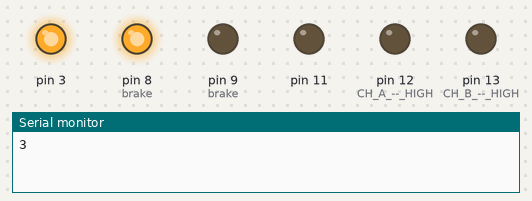
The sketch below on a simulated Arduino Uno, built with avr-gcc and run on an emulated ATmega328P. Parts: output pins drawn as LEDs (lit = HIGH), the last lines printed to the serial monitor.

Above: at 0.05 s.
At 1.55 s:
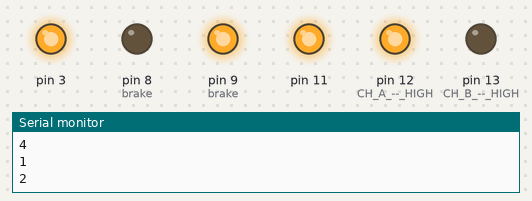
At 3.05 s:
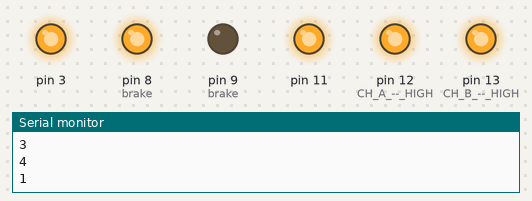
At 5.9 s:
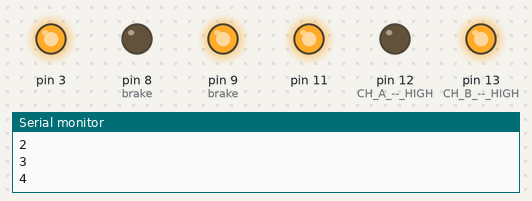
At 9.35 s:
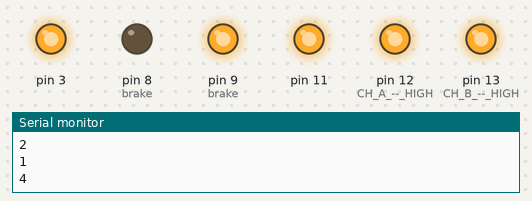
At 12.9 s:
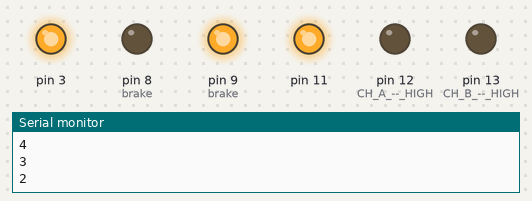
Timing chart, 0 to 16.1 s (numbered marks = the images above):
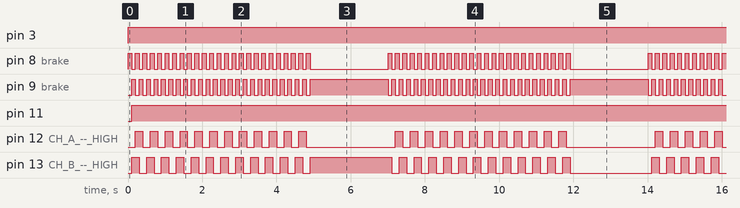

The sketch:

basic_stepper_drive.ino
```cpp
int delaylegnth = 100;
int pulso = 2;

void setup() {
  //establish motor direction toggle pins
  pinMode(12, OUTPUT); //CH A -- HIGH = forwards and LOW = backwards???
  pinMode(13, OUTPUT); //CH B -- HIGH = forwards and LOW = backwards???

  //establish motor brake pins
  pinMode(9, OUTPUT); //brake (disable) CH A
  pinMode(8, OUTPUT); //brake (disable) CH B

  Serial.begin(115200);

}

void loop(){

  mover_p(50);
  //Serial.println(pulso);
  delay(2000);
  mover_n(50);
  delay(2000);

}

//fucion para mover el stepper el numero de pasos deseado, direccion positiva:
void mover_p(int x){
  int i=0;

  while(i<x){

    if(pulso==4){
      digitalWrite(9, LOW);  //ENABLE CH A
      digitalWrite(8, HIGH); //DISABLE CH B

      digitalWrite(12, HIGH);   //Sets direction of CH A
      analogWrite(3, 255);   //Moves CH A

      pulso=1;
      Serial.println(pulso);
      i++;
      //Serial.println(i);
      delay(delaylegnth);
    }
    if(i>=x){break;}

    if(pulso==1){
      digitalWrite(9, HIGH);  //DISABLE CH A
      digitalWrite(8, LOW); //ENABLE CH B

      digitalWrite(13, LOW);   //Sets direction of CH B
      analogWrite(11, 255);   //Moves CH B

      pulso=2;
      Serial.println(pulso);
      i++;
      //Serial.println(i);
      delay(delaylegnth);
    }
    if(i>=x){break;}

    if(pulso==2){
      digitalWrite(9, LOW);  //ENABLE CH A
      digitalWrite(8, HIGH); //DISABLE CH B

      digitalWrite(12, LOW);   //Sets direction of CH A
      analogWrite(3, 255);   //Moves CH A

      pulso=3;
      Serial.println(pulso);
      i++;
      //Serial.println(i);
      delay(delaylegnth);
    }
    if(i>=x){break;}

    if(pulso==3){
      digitalWrite(9, HIGH);  //DISABLE CH A
      digitalWrite(8, LOW); //ENABLE CH B

      digitalWrite(13, HIGH);   //Sets direction of CH B
      analogWrite(11, 255);   //Moves CH B

      pulso=4;
      Serial.println(pulso);
      i++;
      //Serial.println(i);
      delay(delaylegnth);
    }
    if(i>=x){break;}

  }

}


//fucion para mover el stepper el numero de pasos deseado, direccion negativa:
void mover_n(int x){
  int i=0;
  //Serial.println(pulso);


  while(i<x){

    if(pulso==2){
      digitalWrite(9, LOW);  //ENABLE CH A
      digitalWrite(8, HIGH); //DISABLE CH B

      digitalWrite(12, HIGH);   //Sets direction of CH A
      analogWrite(3, 255);   //Moves CH A

      pulso=1;
      Serial.println(pulso);
      i++;
      //Serial.println(i);
      delay(delaylegnth);
    }
    if(i>=x){break;}

    if(pulso==3){
      digitalWrite(9, HIGH);  //DISABLE CH A
      digitalWrite(8, LOW); //ENABLE CH B

      digitalWrite(13, LOW);   //Sets direction of CH B
      analogWrite(11, 255);   //Moves CH B

      pulso=2;
      Serial.println(pulso);
      i++;
      //Serial.println(i);
      delay(delaylegnth);
    }
    if(i>=x){break;}

    if(pulso==4){
      digitalWrite(9, LOW);  //ENABLE CH A
      digitalWrite(8, HIGH); //DISABLE CH B

      digitalWrite(12, LOW);   //Sets direction of CH A
      analogWrite(3, 255);   //Moves CH A

      pulso=3;
      Serial.println(pulso);
      i++;
      //Serial.println(i);
      delay(delaylegnth);
    }
    if(i>=x){break;}

    if(pulso==1){
      digitalWrite(9, HIGH);  //DISABLE CH A
      digitalWrite(8, LOW); //ENABLE CH B

      digitalWrite(13, HIGH);   //Sets direction of CH B
      analogWrite(11, 255);   //Moves CH B

      pulso=4;
      Serial.println(pulso);
      i++;
      //Serial.println(i);
      delay(delaylegnth);
    }
    if(i>=x){break;}
  }

}
```

Measured:
- by itself, pin 3: LOW → HIGH at 0.00 s
- by itself, pin 8 (brake): repeats every 7.0 s: HIGH 0.10 s, LOW 2.1 s, 24 × (HIGH 0.10 s, LOW 0.10 s)
- by itself, pin 9 (brake): repeats every 7.0 s: HIGH 2.1 s, 24 × (LOW 0.10 s, HIGH 0.10 s), LOW 0.10 s
- by itself, pin 11: LOW → HIGH at 0.10 s
- by itself, pin 12 (CH_A_--_HIGH): repeats every 7.0 s: HIGH 0.20 s, LOW 2.4 s, 11 × (HIGH 0.20 s, LOW 0.20 s)
- by itself, pin 13 (CH_B_--_HIGH): repeats every 14.0 s: HIGH 2.2 s, 12 × (LOW 0.20 s, HIGH 0.20 s), LOW 2.2 s, 12 × (HIGH 0.20 s, LOW 0.20 s)
